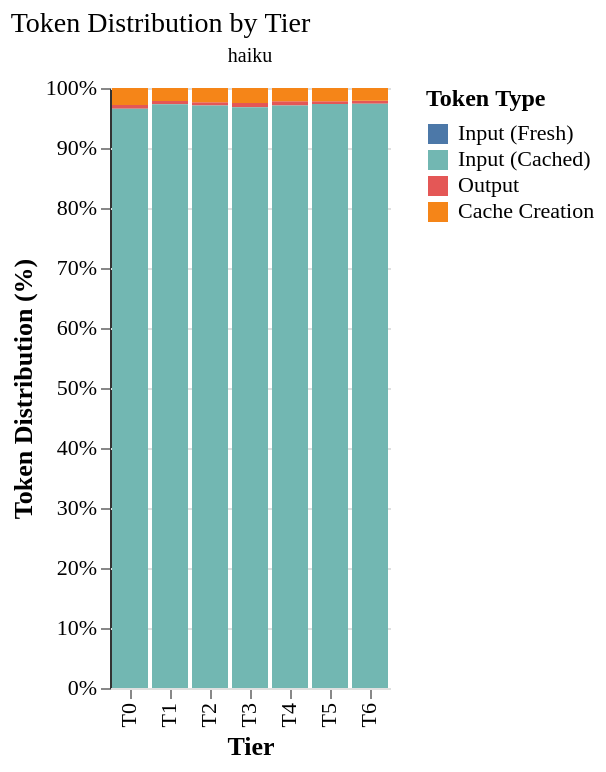

Write the Vega-Lite specification saved for this chart.
### Vega-Lite specification from a JSON file in a GitHub repository (floating-point values rounded to 4 significant figures)
{"config": {"font": "serif", "axis": {"labelFontSize": 11, "titleFontSize": 13, "gridColor": "#e0e0e0", "domainColor": "#333333"}, "legend": {"labelFontSize": 11, "titleFontSize": 12}, "title": {"fontSize": 14, "anchor": "start", "fontWeight": "normal"}, "view": {"stroke": null, "continuousWidth": 400, "continuousHeight": 300}, "mark": {"tooltip": true}}, "data": {"name": "data-a33235c5c865346ffc73389c55313b79"}, "facet": {"column": {"field": "agent_model", "title": null, "type": "nominal"}}, "spec": {"mark": {"type": "bar"}, "encoding": {"color": {"field": "token_type_label", "scale": {"domain": ["Input (Fresh)", "Input (Cached)", "Output", "Cache Creation"], "range": ["#4C78A8", "#72B7B2", "#E45756", "#F58518"]}, "title": "Token Type", "type": "nominal"}, "order": {"field": "token_type_order", "type": "quantitative"}, "tooltip": [{"field": "tier", "title": "Tier", "type": "ordinal"}, {"field": "token_type_label", "title": "Token Type", "type": "nominal"}, {"field": "tokens", "format": ",d", "title": "Mean Tokens", "type": "quantitative"}], "x": {"field": "tier", "sort": ["T0", "T1", "T2", "T3", "T4", "T5", "T6"], "title": "Tier", "type": "ordinal"}, "y": {"field": "tokens", "stack": "normalize", "title": "Token Distribution (%)", "type": "quantitative"}}}, "title": "Token Distribution by Tier", "$schema": "https://vega.github.io/schema/vega-lite/v6.1.0.json", "datasets": {"data-a33235c5c865346ffc73389c55313b79": [{"agent_model": "haiku", "tier": "T0", "token_type": "input_tokens", "tokens": 58.25, "token_type_label": "Input (Fresh)", "token_type_order": 0}, {"agent_model": "haiku", "tier": "T1", "token_type": "input_tokens", "tokens": 71.06, "token_type_label": "Input (Fresh)", "token_type_order": 0}, {"agent_model": "haiku", "tier": "T2", "token_type": "input_tokens", "tokens": 92.87, "token_type_label": "Input (Fresh)", "token_type_order": 0}, {"agent_model": "haiku", "tier": "T3", "token_type": "input_tokens", "tokens": 99.04, "token_type_label": "Input (Fresh)", "token_type_order": 0}, {"agent_model": "haiku", "tier": "T4", "token_type": "input_tokens", "tokens": 72.19, "token_type_label": "Input (Fresh)", "token_type_order": 0}, {"agent_model": "haiku", "tier": "T5", "token_type": "input_tokens", "tokens": 54.37, "token_type_label": "Input (Fresh)", "token_type_order": 0}, {"agent_model": "haiku", "tier": "T6", "token_type": "input_tokens", "tokens": 62.47, "token_type_label": "Input (Fresh)", "token_type_order": 0}, {"agent_model": "haiku", "tier": "T0", "token_type": "output_tokens", "tokens": 9377.0, "token_type_label": "Output", "token_type_order": 2}, {"agent_model": "haiku", "tier": "T1", "token_type": "output_tokens", "tokens": 10770.0, "token_type_label": "Output", "token_type_order": 2}, {"agent_model": "haiku", "tier": "T2", "token_type": "output_tokens", "tokens": 9775.0, "token_type_label": "Output", "token_type_order": 2}, {"agent_model": "haiku", "tier": "T3", "token_type": "output_tokens", "tokens": 15360.0, "token_type_label": "Output", "token_type_order": 2}, {"agent_model": "haiku", "tier": "T4", "token_type": "output_tokens", "tokens": 14230.0, "token_type_label": "Output", "token_type_order": 2}, {"agent_model": "haiku", "tier": "T5", "token_type": "output_tokens", "tokens": 8309.0, "token_type_label": "Output", "token_type_order": 2}, {"agent_model": "haiku", "tier": "T6", "token_type": "output_tokens", "tokens": 13400.0, "token_type_label": "Output", "token_type_order": 2}, {"agent_model": "haiku", "tier": "T0", "token_type": "cache_creation_tokens", "tokens": 41930.0, "token_type_label": "Cache Creation", "token_type_order": 3}, {"agent_model": "haiku", "tier": "T1", "token_type": "cache_creation_tokens", "tokens": 42480.0, "token_type_label": "Cache Creation", "token_type_order": 3}, {"agent_model": "haiku", "tier": "T2", "token_type": "cache_creation_tokens", "tokens": 40780.0, "token_type_label": "Cache Creation", "token_type_order": 3}, {"agent_model": "haiku", "tier": "T3", "token_type": "cache_creation_tokens", "tokens": 55500.0, "token_type_label": "Cache Creation", "token_type_order": 3}, {"agent_model": "haiku", "tier": "T4", "token_type": "cache_creation_tokens", "tokens": 46000.0, "token_type_label": "Cache Creation", "token_type_order": 3}, {"agent_model": "haiku", "tier": "T5", "token_type": "cache_creation_tokens", "tokens": 37360.0, "token_type_label": "Cache Creation", "token_type_order": 3}, {"agent_model": "haiku", "tier": "T6", "token_type": "cache_creation_tokens", "tokens": 59520.0, "token_type_label": "Cache Creation", "token_type_order": 3}, {"agent_model": "haiku", "tier": "T0", "token_type": "cache_read_tokens", "tokens": 1434000.0, "token_type_label": "Input (Cached)", "token_type_order": 1}, {"agent_model": "haiku", "tier": "T1", "token_type": "cache_read_tokens", "tokens": 1903000.0, "token_type_label": "Input (Cached)", "token_type_order": 1}, {"agent_model": "haiku", "tier": "T2", "token_type": "cache_read_tokens", "tokens": 1676000.0, "token_type_label": "Input (Cached)", "token_type_order": 1}, {"agent_model": "haiku", "tier": "T3", "token_type": "cache_read_tokens", "tokens": 2147000.0, "token_type_label": "Input (Cached)", "token_type_order": 1}, {"agent_model": "haiku", "tier": "T4", "token_type": "cache_read_tokens", "tokens": 2005000.0, "token_type_label": "Input (Cached)", "token_type_order": 1}, {"agent_model": "haiku", "tier": "T5", "token_type": "cache_read_tokens", "tokens": 1654000.0, "token_type_label": "Input (Cached)", "token_type_order": 1}, {"agent_model": "haiku", "tier": "T6", "token_type": "cache_read_tokens", "tokens": 2701000.0, "token_type_label": "Input (Cached)", "token_type_order": 1}]}}
